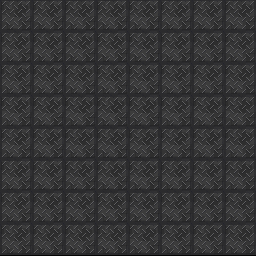

Tiled map render using the project's own tile images. Description and the map definition, with tile-layer contents summarised, below:
An orthogonal 8x8 tile map with 32x32 px tiles, 1 tile layer (board), 2 tilesets.

<map version="1.2" tiledversion="1.3.2" orientation="orthogonal" renderorder="right-up" compressionlevel="0" width="8" height="8" tilewidth="32" tileheight="32" infinite="0" nextlayerid="18" nextobjectid="6">
 <tileset firstgid="1" name="fliser" tilewidth="33" tileheight="33" tilecount="63" columns="7">
  <image source="textures.png" width="231" height="297" />
 </tileset>
 <tileset firstgid="64" name="pil" tilewidth="32" tileheight="32" tilecount="1" columns="1">
  <image source="Arrow.png" width="32" height="32" />
 </tileset>
 <layer id="1" name="board" width="8" height="8">
  <data>[64 cells, 64 non-empty, 1 distinct tile ids]</data>
 </layer>
</map>
